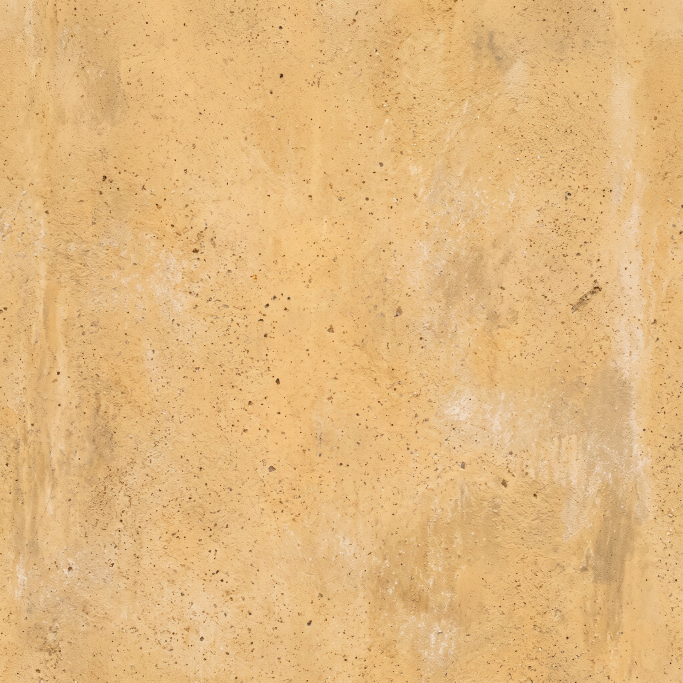
#> input picture texture_requests/1792686063164.jpg, 2048 x 2048 px (shown at 1/3 size); its folder holds only this picture in this run
$ python audit_texture_uploads.py
#> lines starting #> are read from the running program, lines starting #| are printed output that depends on the picture
"""Generate visual contact sheets for unlabeled JPG photo-texture uploads.

Only for inventory/identification; NO reformatting of source images.
"""
from pathlib import Path
from PIL import Image, ImageDraw, ImageFont, ImageStat, ImageOps
import base64, json, io, math, hashlib
BASE=Path("texture_requests")
OUT=Path("texture_requests/_audit")
OUT.mkdir(parents=True,exist_ok=True)
files=sorted(BASE.glob("*.jpg"))
assert files, "No JPGs"
records=[]
font=ImageFont.load_default()
CHUNK=12
for start in range(0,len(files),CHUNK):
    chunk=files[start:start+CHUNK]
    cellw,cellh=270,306
    grid=Image.new("RGB",(4*cellw,3*cellh),(243,242,240))
    pen=ImageDraw.Draw(grid)
    for k,path in enumerate(chunk):
        j=start+k
        im=Image.open(path)
#> im is the input picture: PIL image 2048x2048 RGB; mean R, G, B 226.1, 184.2, 126.9
        im.load()
        if im.mode!="RGB":im=im.convert("RGB")
        thumb=ImageOps.fit(im,(256,256),method=Image.Resampling.LANCZOS)
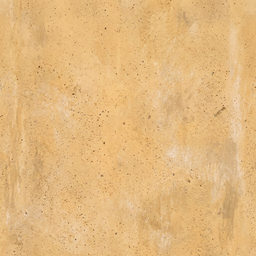
#> thumb: PIL image 256x256 RGB; mean R, G, B 226.1, 184.2, 126.9
        avg=tuple(int(x) for x in ImageStat.Stat(im.resize((64,64))).mean[:3])
#> avg = (226, 184, 126)
        v=ImageStat.Stat(im.resize((64,64))).stddev[:3]
#> v = [5.93, 6.29, 8.9]
        records.append({
          "index":j+1,"name":path.name,"size_bytes":path.stat().st_size,
          "width":im.width,"height":im.height,"format":"JPEG",
          "mean_rgb":avg,"std_rgb":tuple(round(x,1) for x in v),
          "sha256":hashlib.sha256(path.read_bytes()).hexdigest()
        })
        x=(k%4)*cellw+7;y=(k//4)*cellh+7
        grid.paste(thumb,(x,y+35))
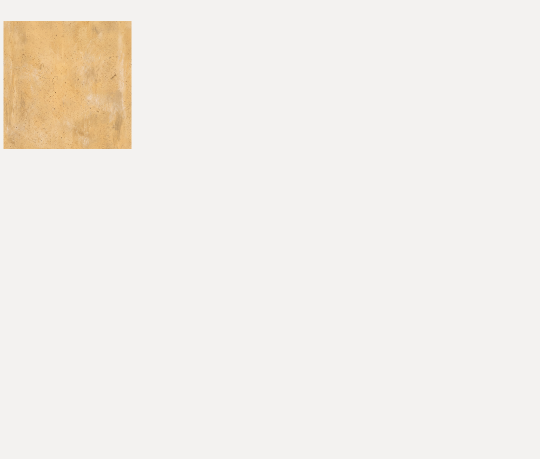
#> grid: PIL image 1080x918 RGB (shown at 1/2 size); mean R, G, B 241.9, 238.2, 232.5
        pen.text((x+2,y+2),f"#{j+1:02d}  {path.stem[-8:]}",fill=(0,0,0),font=font)
        pen.text((x+2,y+19),f"{im.width}x{im.height}  rgb={avg}",fill=(0,0,0),font=font)
    stream=io.BytesIO()
    grid.save(stream,format="JPEG",quality=75,optimize=True,subsampling=0)
    number=start//CHUNK+1
    p=OUT/f"sheet_{number:02d}.b64.txt"
    p.write_text(base64.b64encode(stream.getvalue()).decode("ascii"),encoding="ascii")
#> (the run stopped early here; a loop or call above may not have finished)

$ run again, on texture_requests/1792686304082.jpg
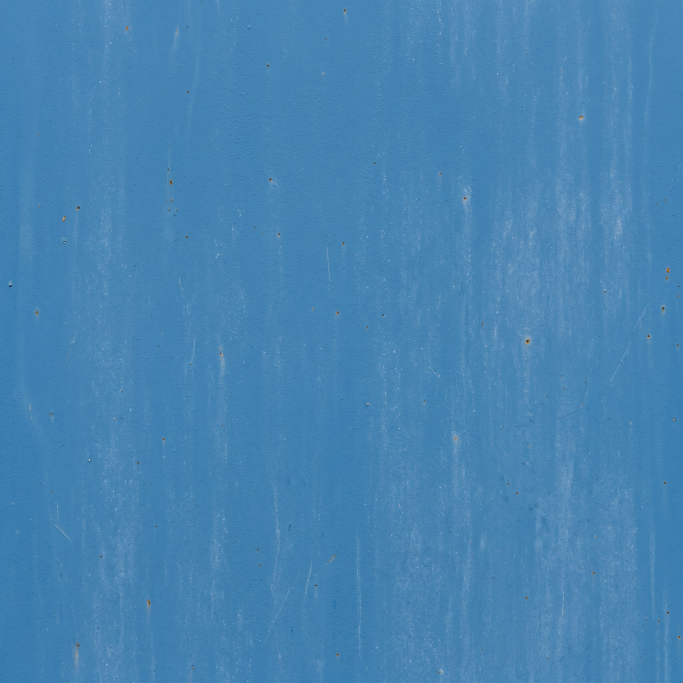
#> input picture texture_requests/1792686304082.jpg, 2048 x 2048 px (shown at 1/3 size)
#> im is the input picture: PIL image 2048x2048 RGB; mean R, G, B 71, 131.8, 178.1
#> `thumb=ImageOps.fit(im,(256,256),method=Image.Resampling.LANCZOS)`:
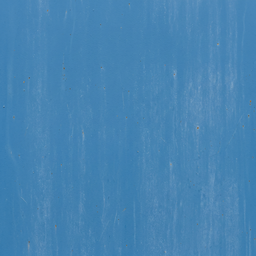
#> thumb: PIL image 256x256 RGB; mean R, G, B 71, 131.8, 178.1
#> avg = (71, 131, 178)
#> v = [5.8, 3.23, 2.43]
#> `grid.paste(thumb,(x,y+35))`:
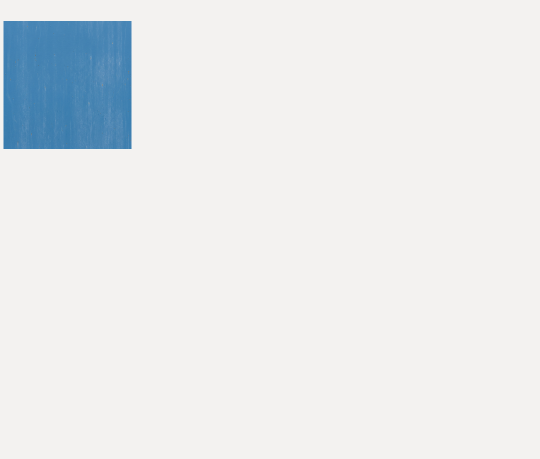
#> grid: PIL image 1080x918 RGB (shown at 1/2 size); mean R, G, B 231.6, 234.7, 235.9

$ run again, on texture_requests/1792686105605.jpg
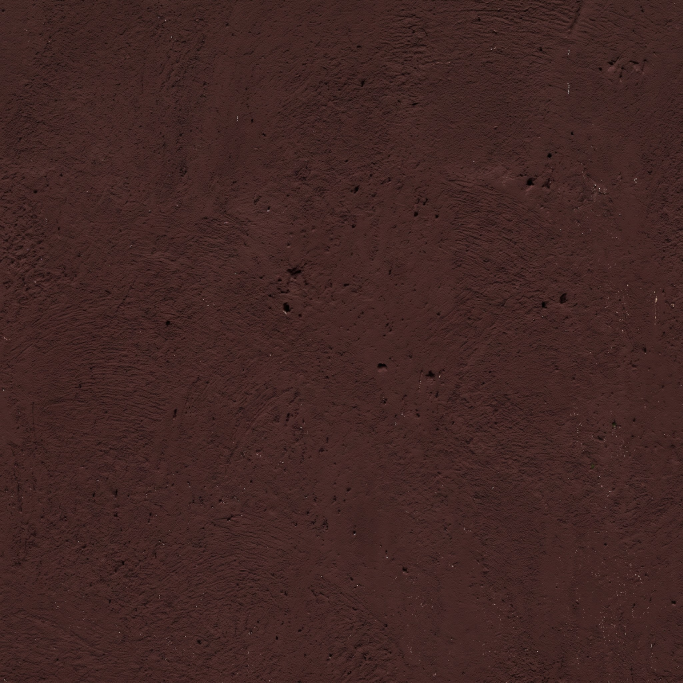
#> input picture texture_requests/1792686105605.jpg, 2048 x 2048 px (shown at 1/3 size)
#> im is the input picture: PIL image 2048x2048 RGB; mean R, G, B 64.9, 38.4, 35.9
#> `thumb=ImageOps.fit(im,(256,256),method=Image.Resampling.LANCZOS)`:
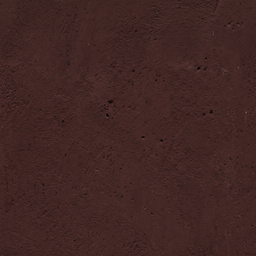
#> thumb: PIL image 256x256 RGB; mean R, G, B 64.9, 38.4, 35.9
#> avg = (64, 38, 35)
#> v = [2.62, 1.65, 1.52]
#> `grid.paste(thumb,(x,y+35))`:
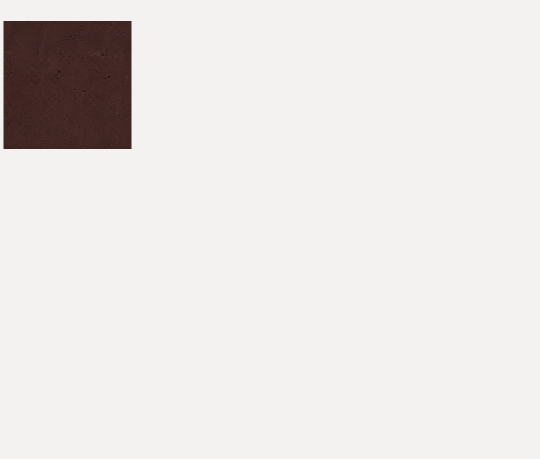
#> grid: PIL image 1080x918 RGB (shown at 1/2 size); mean R, G, B 231.2, 228.5, 226.5
